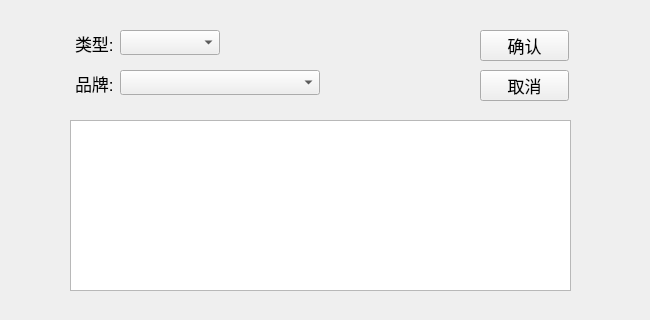
<?xml version="1.0" encoding="UTF-8"?>
<ui version="4.0">
 <class>Vm_FindGoods</class>
 <widget class="QWidget" name="Vm_FindGoods">
  <property name="geometry">
   <rect>
    <x>0</x>
    <y>0</y>
    <width>650</width>
    <height>320</height>
   </rect>
  </property>
  <property name="windowTitle">
   <string>Form</string>
  </property>
  <widget class="QLabel" name="lb_tyoe">
   <property name="geometry">
    <rect>
     <x>75</x>
     <y>30</y>
     <width>39</width>
     <height>26</height>
    </rect>
   </property>
   <property name="font">
    <font>
     <pointsize>13</pointsize>
    </font>
   </property>
   <property name="text">
    <string>类型:</string>
   </property>
  </widget>
  <widget class="QTextEdit" name="textEdit">
   <property name="geometry">
    <rect>
     <x>70</x>
     <y>120</y>
     <width>501</width>
     <height>171</height>
    </rect>
   </property>
   <property name="readOnly">
    <bool>true</bool>
   </property>
  </widget>
  <widget class="QLabel" name="lb_brand">
   <property name="geometry">
    <rect>
     <x>75</x>
     <y>70</y>
     <width>39</width>
     <height>26</height>
    </rect>
   </property>
   <property name="font">
    <font>
     <pointsize>13</pointsize>
    </font>
   </property>
   <property name="text">
    <string>品牌:</string>
   </property>
  </widget>
  <widget class="QComboBox" name="cob_brand">
   <property name="geometry">
    <rect>
     <x>120</x>
     <y>70</y>
     <width>200</width>
     <height>25</height>
    </rect>
   </property>
   <property name="minimumSize">
    <size>
     <width>200</width>
     <height>0</height>
    </size>
   </property>
  </widget>
  <widget class="QComboBox" name="cob_type">
   <property name="geometry">
    <rect>
     <x>120</x>
     <y>30</y>
     <width>100</width>
     <height>25</height>
    </rect>
   </property>
   <property name="minimumSize">
    <size>
     <width>100</width>
     <height>0</height>
    </size>
   </property>
  </widget>
  <widget class="QPushButton" name="btn_commit_2">
   <property name="geometry">
    <rect>
     <x>480</x>
     <y>70</y>
     <width>89</width>
     <height>31</height>
    </rect>
   </property>
   <property name="font">
    <font>
     <pointsize>13</pointsize>
    </font>
   </property>
   <property name="text">
    <string>取消</string>
   </property>
  </widget>
  <widget class="QPushButton" name="btn_commit">
   <property name="geometry">
    <rect>
     <x>480</x>
     <y>30</y>
     <width>89</width>
     <height>31</height>
    </rect>
   </property>
   <property name="font">
    <font>
     <pointsize>13</pointsize>
    </font>
   </property>
   <property name="text">
    <string>确认</string>
   </property>
  </widget>
 </widget>
 <resources/>
 <connections/>
</ui>
